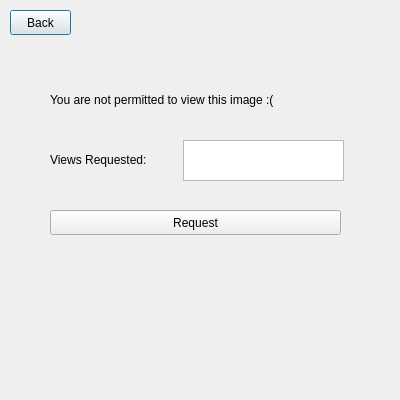
<?xml version="1.0" encoding="UTF-8"?>
<ui version="4.0">
 <class>RequestViews</class>
 <widget class="QDialog" name="RequestViews">
  <property name="geometry">
   <rect>
    <x>0</x>
    <y>0</y>
    <width>400</width>
    <height>400</height>
   </rect>
  </property>
  <property name="windowTitle">
   <string>Dialog</string>
  </property>
  <widget class="QPushButton" name="pushButton">
   <property name="geometry">
    <rect>
     <x>10</x>
     <y>10</y>
     <width>61</width>
     <height>25</height>
    </rect>
   </property>
   <property name="text">
    <string>Back</string>
   </property>
  </widget>
  <widget class="QLabel" name="label">
   <property name="geometry">
    <rect>
     <x>50</x>
     <y>90</y>
     <width>291</width>
     <height>20</height>
    </rect>
   </property>
   <property name="text">
    <string>You are not permitted to view this image :(</string>
   </property>
  </widget>
  <widget class="QTextEdit" name="quota_editText">
   <property name="geometry">
    <rect>
     <x>183</x>
     <y>140</y>
     <width>161</width>
     <height>41</height>
    </rect>
   </property>
  </widget>
  <widget class="QLabel" name="label_2">
   <property name="geometry">
    <rect>
     <x>50</x>
     <y>150</y>
     <width>131</width>
     <height>20</height>
    </rect>
   </property>
   <property name="text">
    <string>Views Requested:</string>
   </property>
  </widget>
  <widget class="QPushButton" name="request_button">
   <property name="geometry">
    <rect>
     <x>50</x>
     <y>210</y>
     <width>291</width>
     <height>25</height>
    </rect>
   </property>
   <property name="text">
    <string>Request</string>
   </property>
  </widget>
 </widget>
 <resources/>
 <connections/>
</ui>
